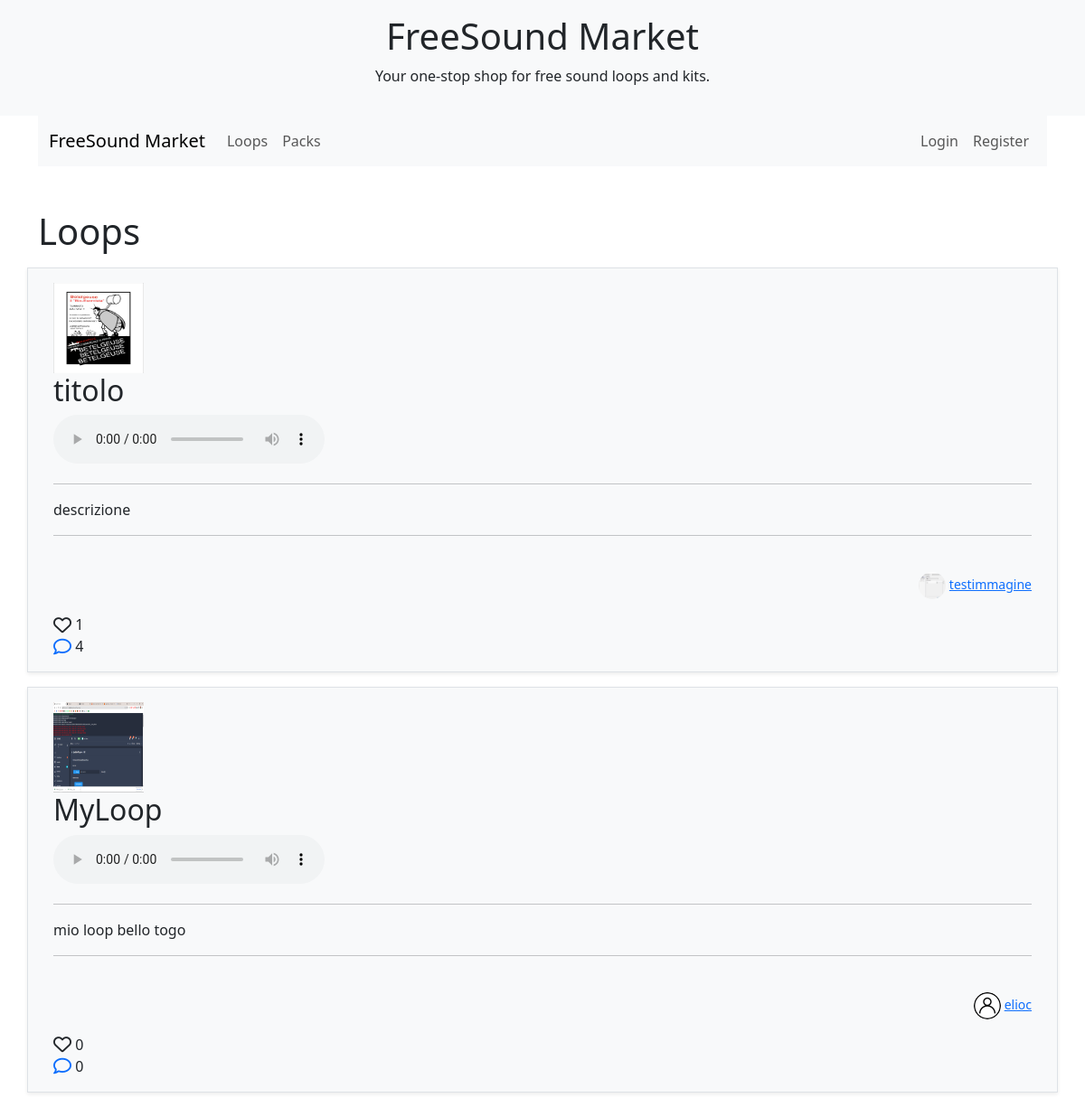
/loops/, run on the app's committed database.
### app/models.py (models this page shows, shortened)
class UploadableItem(models.Model):
    user = models.ForeignKey(User, on_delete=models.CASCADE)
    title = models.CharField(max_length=255)
    description = models.TextField(blank=True, null=True)
    cover_image = models.ImageField(
        validators=[validate_image_extension, validate_coverimage_size]
    )
    tags = models.CharField(max_length=255, blank=True, null=True)
    uploaded_at = models.DateTimeField(auto_now_add=True)
    likes = models.ManyToManyField(User, related_name='likes_%(class)s', blank=True)
    class Meta:
        abstract = True
    def likes_count(self):
        return self.likes.count()
    def comments_count(self):
        content_type = ContentType.objects.get_for_model(self)
        return Comment.objects.filter(content_type=content_type, object_id=self.id).count()

class Loop(UploadableItem):
    audio_file = models.FileField(
        upload_to=loop_audio_upload_path,
        validators=[validate_audio_extension, validate_fileMB_size_10]
    )
    key = models.CharField(max_length=10, blank=True, null=True)
    bpm = models.PositiveIntegerField(blank=True, null=True)
    genre = models.CharField(max_length=100, blank=True, null=True)
    time_signature = models.CharField(max_length=10, blank=True, null=True)

class ProfileImage(models.Model):
    user = models.OneToOneField(User, on_delete=models.CASCADE)
    image = models.ImageField(
        upload_to=profileimage_upload_path,
        validators=[validate_image_extension, validate_coverimage_size],
        default='defaultProfileImage.jpg',
        max_length=255
    )

### app/views.py (the view)
# urls.py: path('loops/', views.LoopsListView.as_view(), name='loops_list'),
class LoopsListView(ListView):
    model = Loop
    template_name = 'loops.html'
    context_object_name = 'loops'
    def get_context_data(self, **kwargs):
        context = super().get_context_data(**kwargs)
        if self.request.user.is_authenticated:
            context['liked_loops'] = self.request.user.likes_loop.all()
        else:
            context['liked_loops'] = []
        return context

### templates/loops.html (shortened to what this page needs)
{% extends "base.html" %}
{% load static %}
{% block content %}
<div class="container mt-5" id="loops-container">
  <h1>Loops</h1>
  <ul class="list-unstyled">
    {% for loop in loops %}
    <div class="row mt-3 border p-3 shadow-sm bg-light">
      <li>
        <img src="{{ loop.cover_image.url }}" alt="(Loop Image)" width="100" height="100" />
        <h2>{{ loop.title }}</h2>
          <audio controls>
            <source src="{{ loop.audio_file.url }}" type="audio/mpeg">
          </audio>
          <hr>
        <p>{{ loop.description }}</p>
        <hr>
        <p class="text-end">
          <br>
            <small>
            <img src="{{ loop.user.profileimage.image.url }}" alt="Profile Image" class="rounded-circle" width="30" height="30">
            <a href="{% url 'profile' pk=loop.user.id %}"> {{ loop.user.username }}</a>
            </small>
        </p>
      </li>
      <div class="d-inline-block me-2 gap-2">
        {% if loop in liked_loops %}
          <i class="fas fa-heart fa-lg like-icon uploadable" data-id="{{ loop.id }}" data-type="Loop"></i>
        {% else %}
          <i class="far fa-heart fa-lg like-icon uploadable" data-id="{{ loop.id }}" data-type="Loop"></i>
        {% endif %}
        <span class="like-count">{{ loop.likes_count }}</span>
      </div>
      <div class="d-inline-block gap-2">
        <a href="{% url 'uploadable_detail' modeltype='Loop' pk=loop.id %}"><i class="far fa-comment fa-lg"></i></a>
        <span class="comment-count">{{ loop.comments_count }}</span>
      </div>
    </div>
      {% empty %}
      <li>
        <p>Nessun loop disponibile.</p>
      </li>
      {% endfor %}
  </ul>
</div>
{% endblock %}

### data on the page
Loop: cover_image (picture), user.profileimage.image (picture)
Loop: cover_image (picture), user.profileimage.image (placeholder picture)
